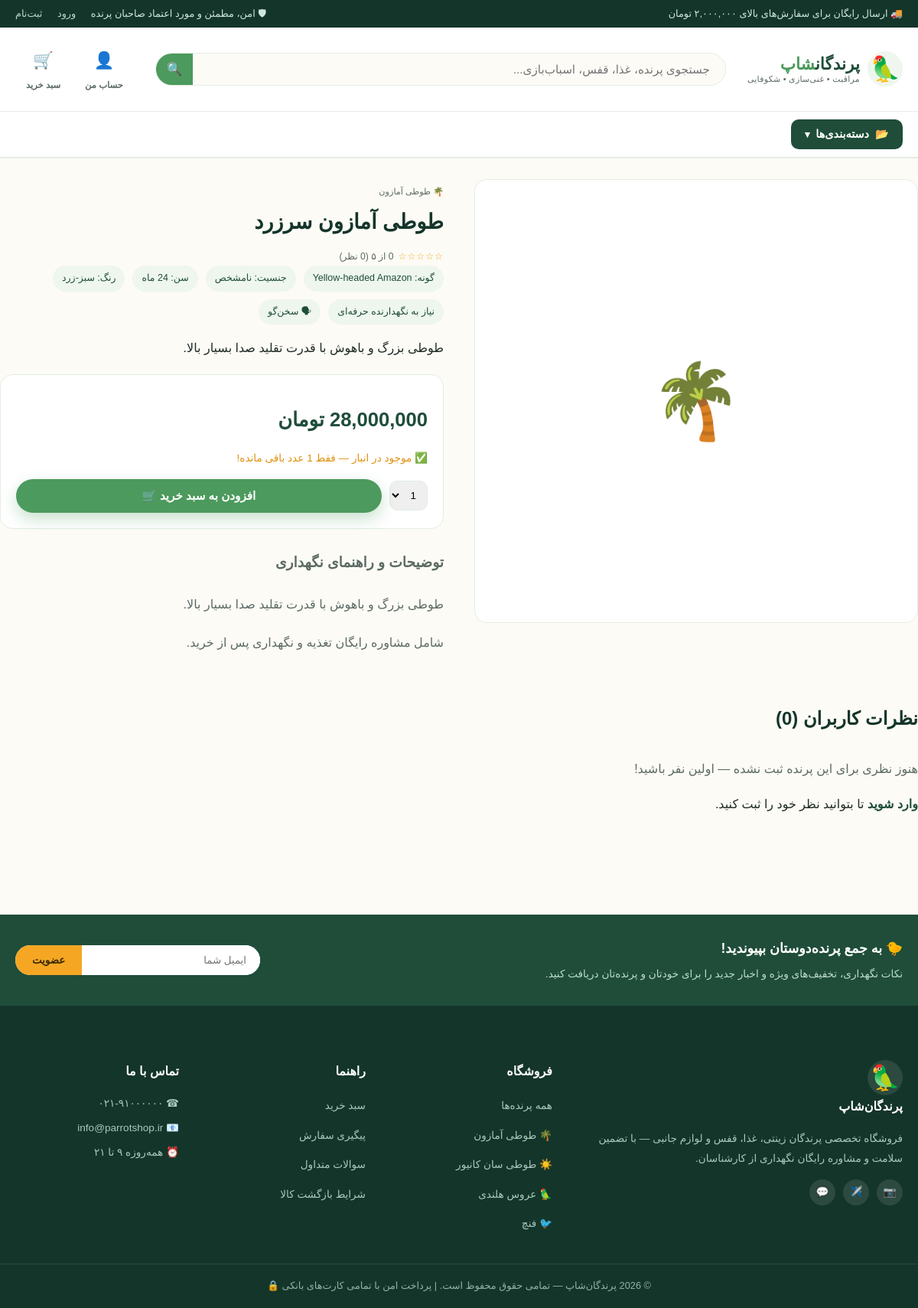
Page /bird/طوطی-آمازون-سرزرد/ on the earlier database version.
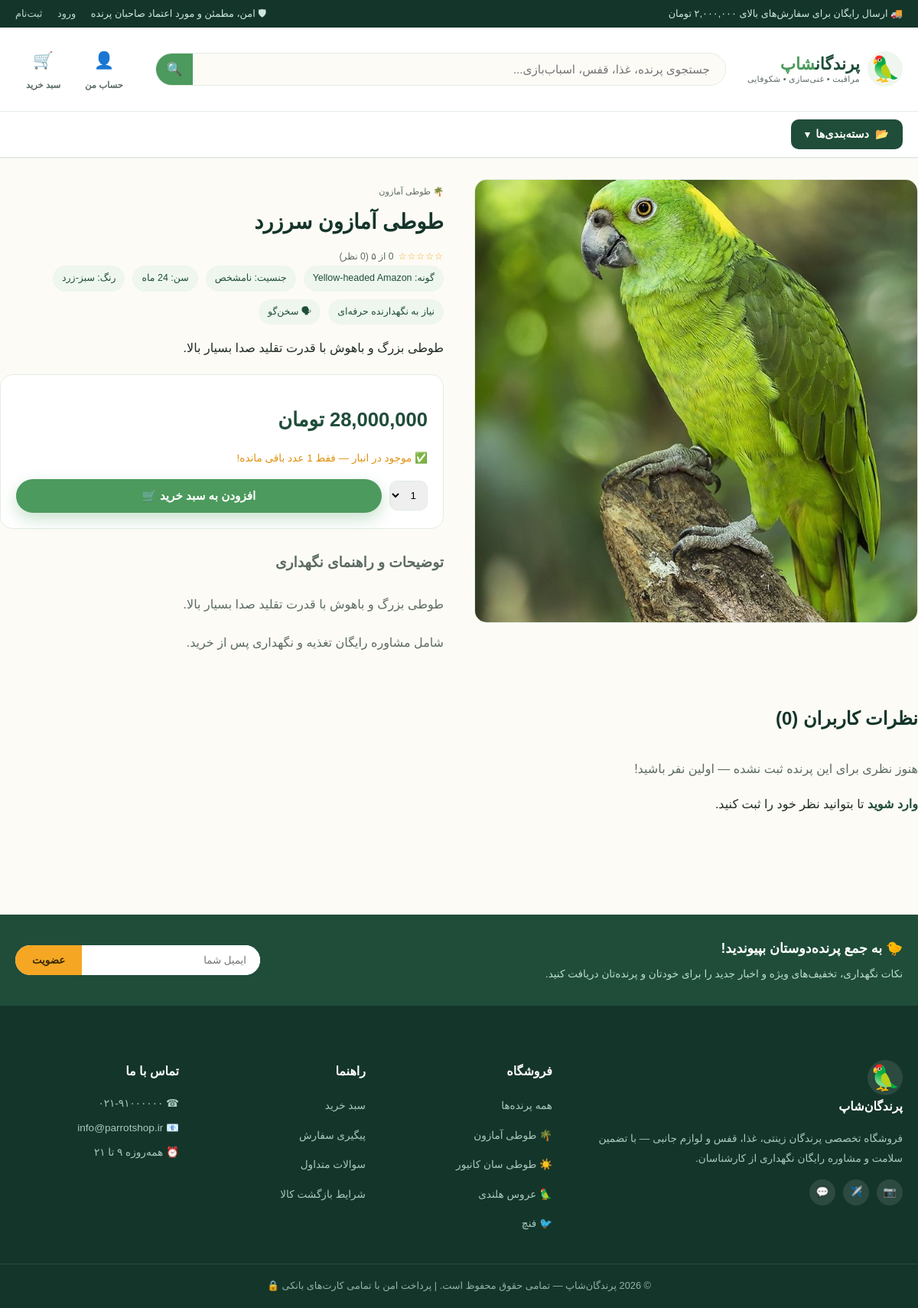
Same page on the later database version.
### shop/models.py (models this page shows, shortened)
class Bird(models.Model):
    GENDER_CHOICES = [("M", "نر"), ("F", "ماده"), ("U", "نامشخص")]
    LEVEL_CHOICES = [
        ("easy", "مناسب مبتدی"),
        ("medium", "نیاز به تجربه متوسط"),
        ("pro", "نیاز به نگهدارنده حرفه‌ای"),
    ]
    category = models.ForeignKey(Category, related_name="birds", on_delete=models.CASCADE, verbose_name="دسته‌بندی")
    name = models.CharField("نام", max_length=150)
    slug = models.SlugField(max_length=180, unique=True, blank=True, allow_unicode=True)
    species = models.CharField("گونه", max_length=150, blank=True)
    gender = models.CharField("جنسیت", max_length=1, choices=GENDER_CHOICES, default="U")
    age_months = models.PositiveIntegerField("سن (ماه)", default=0)
    color = models.CharField("رنگ", max_length=80, blank=True)
    care_level = models.CharField("سطح نگهداری", max_length=10, choices=LEVEL_CHOICES, default="easy")
    can_talk = models.BooleanField("سخن‌گو", default=False)
    image = models.ImageField("تصویر اصلی", upload_to="birds/", blank=True, null=True)
    short_description = models.CharField("توضیح کوتاه", max_length=255, blank=True)
    description = models.TextField("توضیحات کامل", blank=True)
    price = models.PositiveIntegerField("قیمت (تومان)")
    discount_percent = models.PositiveIntegerField("درصد تخفیف", default=0)
    stock = models.PositiveIntegerField("موجودی", default=0)
    is_featured = models.BooleanField("محصول ویژه", default=False)
    is_active = models.BooleanField("فعال", default=True)
    created_at = models.DateTimeField("تاریخ ثبت", auto_now_add=True)
    class Meta:
        verbose_name = "پرنده"
        verbose_name_plural = "پرنده‌ها"
        ordering = ["-created_at"]
    @property
    def final_price(self):
        if self.discount_percent:
            return int(self.price * (100 - self.discount_percent) / 100)
        return self.price
    @property
    def in_stock(self):
        return self.stock > 0
    @property
    def average_rating(self):
        agg = self.reviews.filter(is_approved=True).aggregate(models.Avg("rating"))
        return round(agg["rating__avg"] or 0, 1)
    @property
    def rating_count(self):
        return self.reviews.filter(is_approved=True).count()

class Category(models.Model):
    name = models.CharField("نام دسته", max_length=100)
    slug = models.SlugField(max_length=120, unique=True, blank=True, allow_unicode=True)
    icon = models.CharField("آیکون (ایموجی، اختیاری)", max_length=10, blank=True, default="🐦")
    image = models.ImageField("تصویر", upload_to="categories/", blank=True, null=True)
    order = models.PositiveIntegerField("ترتیب نمایش", default=0)
    class Meta:
        verbose_name = "دسته‌بندی"
        verbose_name_plural = "دسته‌بندی‌ها"
        ordering = ["order", "name"]
    def get_absolute_url(self):
        return reverse("shop:category_detail", args=[self.slug])

### shop/views.py (the view, shortened to what this page needs)
# urls.py: path("bird/<str:slug>/", views.product_detail, name="product_detail"),
def product_detail(request, slug):
    bird = get_object_or_404(Bird, slug=slug, is_active=True)
    related = Bird.objects.filter(category=bird.category, is_active=True).exclude(pk=bird.pk)[:4]
    reviews = bird.reviews.filter(is_approved=True)
    form = ReviewForm()
    user_can_review = request.user.is_authenticated and not bird.reviews.filter(user=request.user).exists()
    return render(request, "shop/product_detail.html", {
        "bird": bird,
        "related": related,
        "reviews": reviews,
        "form": form,
        "user_can_review": user_can_review,
    })

### shop/forms.py
class ReviewForm(forms.ModelForm):
    class Meta:
        model = Review
        fields = ["rating", "comment"]
        widgets = {
            "rating": forms.Select(attrs={"class": "form-select"}),
            "comment": forms.Textarea(attrs={"class": "form-control", "rows": 3, "placeholder": "نظر شما درباره این پرنده..."}),
        }

### cart/cart.py (called while the page is built)
    def __len__(self):
        return sum(item["quantity"] for item in self.cart.values())

### cart/context_processors.py (called while the page is built)
def cart(request):
    return {"cart": Cart(request)}

### shop/context_processors.py (called while the page is built)
def categories(request):
    return {"nav_categories": Category.objects.all()}

### shop/templatetags/shop_extras.py (called while the page is built)
@register.filter
def comma(value):
    try:
        value = int(value)
    except (TypeError, ValueError):
        return value
    return f"{value:,}"

### shop/templates/shop/product_detail.html (shortened to what this page needs)
{% extends "base.html" %}
{% load shop_extras %}
{% block content %}
<div class="container section" style="padding-top:28px;">
  <div class="pd-wrap">
    <div>
      <div class="pd-gallery-main">
        {% if bird.image %}
          <img src="{{ bird.image.url }}" alt="{{ bird.name }}" id="mainImg">
        {% else %}
          <span class="placeholder-emoji" style="font-size:6rem;">{{ bird.category.icon }}</span>
        {% endif %}
      </div>
    </div>
    <div class="pd-info">
      <span class="product-cat">{{ bird.category.icon }} {{ bird.category.name }}</span>
      <h1>{{ bird.name }}</h1>
      <div class="rating-row">
        <span class="stars">{% for i in "12345" %}{% if forloop.counter <= bird.average_rating %}★{% else %}☆{% endif %}{% endfor %}</span>
        <span>{{ bird.average_rating }} از ۵ ({{ bird.rating_count }} نظر)</span>
      </div>
      <div class="pd-meta">
        {% if bird.species %}<span>گونه: {{ bird.species }}</span>{% endif %}
        <span>جنسیت: {{ bird.get_gender_display }}</span>
        {% if bird.age_months %}<span>سن: {{ bird.age_months }} ماه</span>{% endif %}
        {% if bird.color %}<span>رنگ: {{ bird.color }}</span>{% endif %}
        <span>{{ bird.get_care_level_display }}</span>
        {% if bird.can_talk %}<span>🗣 سخن‌گو</span>{% endif %}
      </div>
      {% if bird.short_description %}<p>{{ bird.short_description }}</p>{% endif %}
      <div class="pd-price-box">
        <div class="pd-price-new">{{ bird.final_price|comma }} تومان</div>
        {% if bird.in_stock %}
          <p class="pd-stock {% if bird.stock < 5 %}low{% else %}ok{% endif %}">
            ✅ موجود در انبار{% if bird.stock < 5 %} — فقط {{ bird.stock }} عدد باقی مانده!{% endif %}
          </p>
        {% else %}
          <p class="pd-stock low">❌ در حال حاضر ناموجود است</p>
        {% endif %}
        <form action="{% url 'cart:cart_add' bird.id %}" method="post" class="qty-add-row">
          <select name="quantity">
            {% for i in "12345" %}<option value="{{ forloop.counter }}">{{ forloop.counter }}</option>{% endfor %}
          </select>
          <button type="submit" class="btn btn-coral" {% if not bird.in_stock %}disabled{% endif %} style="flex:1;">
            {% if bird.in_stock %}افزودن به سبد خرید 🛒{% else %}ناموجود{% endif %}
          </button>
        </form>
      </div>
      {% if bird.description %}
      <div class="pd-desc">
        <h3>توضیحات و راهنمای نگهداری</h3>
        {{ bird.description|linebreaks }}
      </div>
      {% endif %}
    </div>
  </div>
  <div class="reviews-section">
    <div class="section-head"><h2>نظرات کاربران ({{ bird.rating_count }})</h2></div>
    {% for review in reviews %}
    <div class="review-card">
      <div class="review-head">
        <strong>{{ review.user.username }}</strong>
        <span>{{ review.created_at|date:"Y/m/d" }}</span>
      </div>
      <div class="stars">{% for i in "12345" %}{% if forloop.counter <= review.rating %}★{% else %}☆{% endif %}{% endfor %}</div>
      {% if review.comment %}<p>{{ review.comment }}</p>{% endif %}
    </div>
    {% empty %}
    <p style="color:var(--ink-soft);">هنوز نظری برای این پرنده ثبت نشده — اولین نفر باشید!</p>
    {% endfor %}
    {% if user.is_authenticated and user_can_review %}
    <div class="review-form">
      <h4>ثبت نظر شما</h4>
      <form method="post">
        {% csrf_token %}
        {{ form.rating }}
        {{ form.comment }}
        <button type="submit" class="btn btn-forest">ثبت نظر</button>
      </form>
    </div>
    {% elif not user.is_authenticated %}
    <p><a href="{% url 'accounts:login' %}?next={{ request.path }}" style="color:var(--forest);font-weight:700;">وارد شوید</a> تا بتوانید نظر خود را ثبت کنید.</p>
    {% endif %}
  </div>
</div>
{% endblock %}

### templates/base.html (shortened to what this page needs)
{% load static %}
<!DOCTYPE html>
<html lang="fa" dir="rtl">
<head>
<link rel="stylesheet" href="https://cdn.jsdelivr.net/gh/rastikerdar/vazirmatn@v33.003/Farsi-Digits/font-face.css">
<link rel="stylesheet" href="{% static 'css/style.css' %}">
</head>
<body>
<div class="topbar">
  <div class="container topbar-inner">
    <span>🚚 ارسال رایگان برای سفارش‌های بالای ۲,۰۰۰,۰۰۰ تومان</span>
    <span class="topbar-links">
      <span>🛡 امن، مطمئن و مورد اعتماد صاحبان پرنده</span>
      {% if user.is_authenticated %}
        <a href="{% url 'accounts:profile' %}">پیگیری سفارش</a>
        <a href="{% url 'accounts:logout' %}">خروج</a>
      {% else %}
        <a href="{% url 'accounts:login' %}">ورود</a>
        <a href="{% url 'accounts:register' %}">ثبت‌نام</a>
      {% endif %}
    </span>
  </div>
</div>
<header class="site-header">
  <div class="container header-inner">
    <a href="{% url 'shop:home' %}" class="brand">
      <span class="brand-icon">🦜</span>
      <span class="brand-text">
        <span class="brand-name">پرندگان<b>شاپ</b></span>
        <span class="brand-tag">مراقبت • غنی‌سازی • شکوفایی</span>
      </span>
    </a>
    <form action="{% url 'shop:product_list' %}" method="get" class="search-form">
      <input type="text" name="q" value="{{ query|default:'' }}" placeholder="جستجوی پرنده، غذا، قفس، اسباب‌بازی...">
      <button type="submit" aria-label="جستجو">🔍</button>
    </form>
    <div class="header-actions">
      <a href="{% url 'accounts:profile' %}" class="header-icon-link" title="حساب کاربری">
        <span class="icon">👤</span>
        <span class="label">حساب من</span>
      </a>
      <a href="{% url 'cart:cart_detail' %}" class="header-icon-link cart-link" title="سبد خرید">
        <span class="icon">🛒</span>
        <span class="label">سبد خرید</span>
      </a>
    </div>
  </div>
  <nav class="category-nav">
    <div class="container category-nav-inner">
      <div class="cat-dropdown" id="catDropdown">
        <button type="button" class="cat-dropdown-toggle" id="catDropdownToggle" aria-expanded="false">
          <span>📂</span> دسته‌بندی‌ها <span class="caret">▾</span>
        </button>
      </div>
    </div>
  </nav>
</header>
<main>
  {% block content %}{% endblock %}
</main>
<footer class="site-footer">
  <div class="newsletter-band">
    <div class="container newsletter-inner">
      <div>
        <h4>🐤 به جمع پرنده‌دوستان بپیوندید!</h4>
        <p>نکات نگهداری، تخفیف‌های ویژه و اخبار جدید را برای خودتان و پرنده‌تان دریافت کنید.</p>
      </div>
      <form class="newsletter-form" onsubmit="return false;">
        <input type="email" placeholder="ایمیل شما">
        <button type="submit">عضویت</button>
      </form>
    </div>
  </div>
  <div class="container footer-grid">
    <div class="footer-col">
      <h4><span class="brand-icon" style="background:rgba(255,255,255,.1);">🦜</span> پرندگان‌شاپ</h4>
      <p>فروشگاه تخصصی پرندگان زینتی، غذا، قفس و لوازم جانبی — با تضمین سلامت و مشاوره رایگان نگهداری از کارشناسان.</p>
      <div class="social-row">
        <a href="#" title="اینستاگرام">📷</a>
        <a href="#" title="تلگرام">✈️</a>
        <a href="#" title="واتس‌اپ">💬</a>
      </div>
    </div>
    <div class="footer-col">
      <h4>فروشگاه</h4>
      <ul>
        <li><a href="{% url 'shop:product_list' %}">همه پرنده‌ها</a></li>
        {% for cat in nav_categories|slice:":4" %}
        <li><a href="{{ cat.get_absolute_url }}">{{ cat.icon }} {{ cat.name }}</a></li>
        {% endfor %}
      </ul>
    </div>
    <div class="footer-col">
      <h4>راهنما</h4>
      <ul>
        <li><a href="{% url 'cart:cart_detail' %}">سبد خرید</a></li>
        <li><a href="{% url 'accounts:profile' %}">پیگیری سفارش</a></li>
        <li><a href="#">سوالات متداول</a></li>
        <li><a href="#">شرایط بازگشت کالا</a></li>
      </ul>
    </div>
    <div class="footer-col">
      <h4>تماس با ما</h4>
      <p>☎ ۰۲۱-۹۱۰۰۰۰۰۰</p>
      <p>📧 info@parrotshop.ir</p>
      <p>⏰ همه‌روزه ۹ تا ۲۱</p>
    </div>
  </div>
  <div class="footer-bottom">
    <div class="container">© {% now "Y" %} پرندگان‌شاپ — تمامی حقوق محفوظ است. | پرداخت امن با تمامی کارت‌های بانکی 🔒</div>
  </div>
</footer>
</body>
</html>

Differences in the rows shown:
changed Bird "طوطی آمازون سرزرد": image: picture added; image empty → "birds/amazona.png" (drawn); category.icon "🌴" → (not shown)
